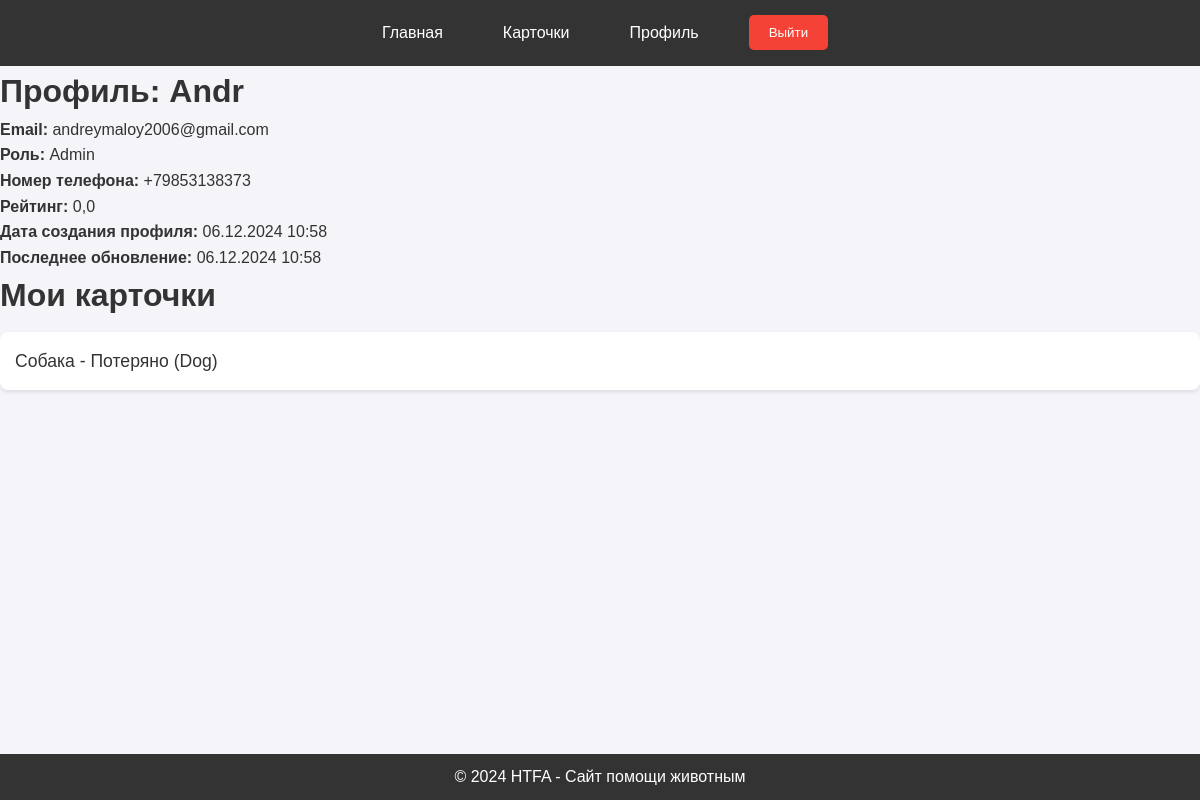
/profile/ (signed in), run on the app's committed database.
### main/models.py (models this page shows, shortened)
class CustomUser(models.Model):
    user = models.OneToOneField(User, on_delete=models.CASCADE)  # Связь один к одному
    phone_number = models.CharField(max_length=20, blank=True)
    role = models.CharField(max_length=50)  # Роль пользователя
    rating = models.FloatField(default=0.0)
    created = models.DateTimeField(auto_now_add=True)
    updated_at = models.DateTimeField(auto_now=True)  # Изменил на updated_at для последовательности
    email = models.EmailField(unique=True)

class SearchCard(models.Model):
    id = models.AutoField(primary_key=True)
    user = models.ForeignKey(CustomUser, on_delete=models.CASCADE)  # Многие к одному
    created_at = models.DateTimeField(auto_now_add=True)
    name_animal = models.CharField(max_length=30)
    status = models.CharField(max_length=30)  # Статус поиска животного
    animal_type = models.CharField(max_length=30)  # Тип животного
    describe_animal = models.TextField()  # Описание животного
    last_seen_location = models.CharField(max_length=255)  # Последнее местоположение с координатами
    updated_at = models.DateTimeField(auto_now=True)  # Изменил на updated_at для последовательности

### main/views.py (the view)
# urls.py: path('profile/', views.profile_view, name='profile'),
def profile_view(request):
    custom_user = get_object_or_404(CustomUser, user=request.user)
    search_cards = SearchCard.objects.filter(user=custom_user)
    return render(request, 'main/profile.html', {
        'custom_user': custom_user,
        'search_cards': search_cards
    })

### main/templates/main/profile.html (shortened to what this page needs)
{% extends 'main/base.html' %}
{% block content %}
<h1>Профиль: {{ custom_user.user.username }}</h1>
<p><strong>Email:</strong> {{ custom_user.email }}</p>
<p><strong>Роль:</strong> {{ custom_user.role }}</p>
<p><strong>Номер телефона:</strong> {{ custom_user.phone_number }}</p>
<p><strong>Рейтинг:</strong> {{ custom_user.rating }}</p>
<p><strong>Дата создания профиля:</strong> {{ custom_user.created|date:"d.m.Y H:i" }}</p>
<p><strong>Последнее обновление:</strong> {{ custom_user.updated_at|date:"d.m.Y H:i" }}</p>
<h2>Мои карточки</h2>
<ul>
    {% for card in search_cards %}
        <li>
            <a href="{% url 'card_detail' card.id %}">
                {{ card.name_animal }} - {{ card.status }} ({{ card.animal_type }})
            </a>
        </li>
    {% empty %}
        <li>У вас нет созданных карточек.</li>
    {% endfor %}
</ul>
{% endblock %}

### main/static/css/styles.css (style rules this page uses)
* { margin: 0; padding: 0; box-sizing: border-box; font-family: Arial, sans-serif; }
body { background-color: #f4f4f9; color: #333; line-height: 1.6; }
h1, h2 { font-size: 2em; color: #333; }
ul { list-style: none; padding: 0; }
ul li { background-color: white; margin: 10px 0; padding: 15px; border-radius: 8px; box-shadow: 0 2px 4px rgba(0, 0, 0, 0.1); }
ul li a { text-decoration: none; color: #333; font-size: 1.1em; }
a { color: #4CAF50; text-decoration: none; }

### data on the page
CustomUser: user.username "Andr", email "andreymaloy2006@gmail.com", role "Admin", phone_number "+79853138373", rating "0,0", created "06.12.2024 10:58", updated_at "06.12.2024 10:58"
SearchCard: name_animal "Собака", status "Потеряно", animal_type "Dog"
